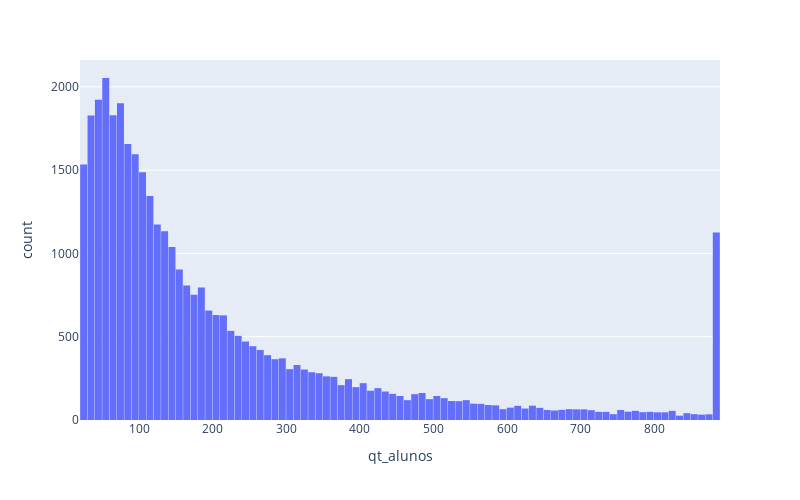

Notebook cell for this chart:
### Markdown cell above
### Investigar distribuição dos valores

### Code cell
col = "qt_alunos"

df_b = df_linhas_filtrado.copy()
df_b[col] = tratar_outliers(df_b[col], 97, True)

fig = px.histogram(
    df_b,
    x=col,
    # nbins=70
)
fig.update_layout(
    bargap=0.05,
    width=800,
    height=500
)
fig.show()

# display(df_linhas_filtrado[df_linhas_filtrado[col] == 2092])

print(df_b[col].sort_values(ascending=False).value_counts(sort=False))

### Figure 1 — Plotly figure (JSON) as saved in the notebook; plotly's stock layout.template omitted (floating-point values rounded to 4 significant figures; data arrays with more than 128 entries replaced by an {"elided": "..."} marker saying what was removed)
{"data": [{"bingroup": "x", "hovertemplate": "qt_alunos=%{x}<br>count=%{y}<extra></extra>", "legendgroup": "", "marker": {"color": "#636efa", "pattern": {"shape": ""}}, "name": "", "orientation": "v", "showlegend": false, "type": "histogram", "x": {"elided": "37178 int values"}, "xaxis": "x", "yaxis": "y"}], "layout": {"bargap": 0.05, "barmode": "relative", "height": 500, "legend": {"tracegroupgap": 0}, "margin": {"t": 60}, "width": 800, "xaxis": {"anchor": "y", "domain": [0, 1], "title": {"text": "qt_alunos"}}, "yaxis": {"anchor": "x", "domain": [0, 1], "title": {"text": "count"}}}}
